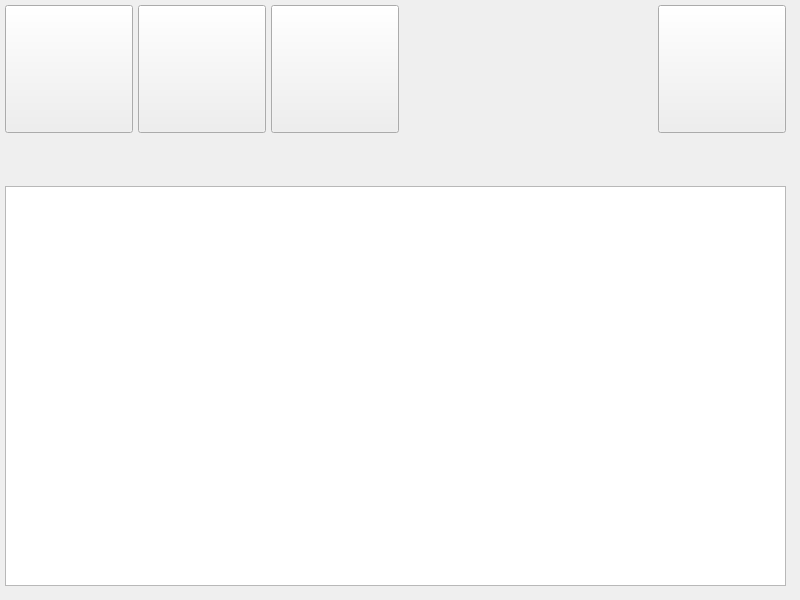
<?xml version="1.0" encoding="UTF-8"?>
<ui version="4.0">
 <class>DTSMainWindow</class>
 <widget class="QMainWindow" name="DTSMainWindow">
  <property name="geometry">
   <rect>
    <x>0</x>
    <y>0</y>
    <width>800</width>
    <height>600</height>
   </rect>
  </property>
  <property name="minimumSize">
   <size>
    <width>800</width>
    <height>600</height>
   </size>
  </property>
  <property name="maximumSize">
   <size>
    <width>800</width>
    <height>600</height>
   </size>
  </property>
  <property name="font">
   <font>
    <family>微软雅黑</family>
    <pointsize>10</pointsize>
   </font>
  </property>
  <property name="windowTitle">
   <string>DTS</string>
  </property>
  <widget class="QWidget" name="centralWidget">
   <widget class="QWidget" name="layoutWidget">
    <property name="geometry">
     <rect>
      <x>0</x>
      <y>0</y>
      <width>791</width>
      <height>591</height>
     </rect>
    </property>
    <layout class="QGridLayout" name="gridLayout">
     <property name="leftMargin">
      <number>5</number>
     </property>
     <property name="topMargin">
      <number>5</number>
     </property>
     <property name="rightMargin">
      <number>5</number>
     </property>
     <property name="bottomMargin">
      <number>5</number>
     </property>
     <property name="spacing">
      <number>5</number>
     </property>
     <item row="0" column="0">
      <widget class="QPushButton" name="m_pbSysConfig">
       <property name="minimumSize">
        <size>
         <width>128</width>
         <height>128</height>
        </size>
       </property>
       <property name="maximumSize">
        <size>
         <width>128</width>
         <height>128</height>
        </size>
       </property>
       <property name="text">
        <string/>
       </property>
       <property name="icon">
        <iconset resource="DTS.qrc">
         <normaloff>:/DTS/action_sysconfig</normaloff>:/DTS/action_sysconfig</iconset>
       </property>
       <property name="iconSize">
        <size>
         <width>128</width>
         <height>128</height>
        </size>
       </property>
      </widget>
     </item>
     <item row="0" column="1">
      <widget class="QPushButton" name="m_pbRunConfig">
       <property name="minimumSize">
        <size>
         <width>128</width>
         <height>128</height>
        </size>
       </property>
       <property name="maximumSize">
        <size>
         <width>128</width>
         <height>128</height>
        </size>
       </property>
       <property name="text">
        <string/>
       </property>
       <property name="icon">
        <iconset resource="DTS.qrc">
         <normaloff>:/DTS/action_runconfig</normaloff>:/DTS/action_runconfig</iconset>
       </property>
       <property name="iconSize">
        <size>
         <width>128</width>
         <height>128</height>
        </size>
       </property>
      </widget>
     </item>
     <item row="0" column="2">
      <widget class="QPushButton" name="m_pbSynConfig">
       <property name="minimumSize">
        <size>
         <width>128</width>
         <height>128</height>
        </size>
       </property>
       <property name="maximumSize">
        <size>
         <width>128</width>
         <height>128</height>
        </size>
       </property>
       <property name="text">
        <string/>
       </property>
       <property name="icon">
        <iconset resource="DTS.qrc">
         <normaloff>:/DTS/action_synconfig</normaloff>:/DTS/action_synconfig</iconset>
       </property>
       <property name="iconSize">
        <size>
         <width>128</width>
         <height>128</height>
        </size>
       </property>
      </widget>
     </item>
     <item row="0" column="3">
      <spacer name="horizontalSpacer">
       <property name="orientation">
        <enum>Qt::Horizontal</enum>
       </property>
       <property name="sizeHint" stdset="0">
        <size>
         <width>40</width>
         <height>20</height>
        </size>
       </property>
      </spacer>
     </item>
     <item row="0" column="4">
      <widget class="QPushButton" name="m_pbExit">
       <property name="minimumSize">
        <size>
         <width>128</width>
         <height>128</height>
        </size>
       </property>
       <property name="maximumSize">
        <size>
         <width>128</width>
         <height>128</height>
        </size>
       </property>
       <property name="text">
        <string/>
       </property>
       <property name="icon">
        <iconset resource="DTS.qrc">
         <normaloff>:/DTS/action_logout</normaloff>:/DTS/action_logout</iconset>
       </property>
       <property name="iconSize">
        <size>
         <width>128</width>
         <height>128</height>
        </size>
       </property>
      </widget>
     </item>
     <item row="1" column="1">
      <spacer name="verticalSpacer">
       <property name="orientation">
        <enum>Qt::Vertical</enum>
       </property>
       <property name="sizeHint" stdset="0">
        <size>
         <width>20</width>
         <height>40</height>
        </size>
       </property>
      </spacer>
     </item>
     <item row="2" column="0" colspan="5">
      <widget class="QPlainTextEdit" name="m_lteLog">
       <property name="enabled">
        <bool>true</bool>
       </property>
       <property name="minimumSize">
        <size>
         <width>780</width>
         <height>400</height>
        </size>
       </property>
       <property name="lineWrapMode">
        <enum>QPlainTextEdit::NoWrap</enum>
       </property>
       <property name="readOnly">
        <bool>true</bool>
       </property>
       <property name="maximumBlockCount">
        <number>2000</number>
       </property>
      </widget>
     </item>
    </layout>
   </widget>
  </widget>
  <action name="m_ActionExit">
   <property name="icon">
    <iconset resource="DTS.qrc">
     <normaloff>:/DTS/action_logout</normaloff>:/DTS/action_logout</iconset>
   </property>
   <property name="text">
    <string>退出</string>
   </property>
   <property name="toolTip">
    <string>退出</string>
   </property>
  </action>
  <action name="m_ActionSysConfig">
   <property name="icon">
    <iconset resource="DTS.qrc">
     <normaloff>:/DTS/action_sysconfig</normaloff>:/DTS/action_sysconfig</iconset>
   </property>
   <property name="text">
    <string>系统设置</string>
   </property>
  </action>
  <action name="m_ActionRunConfig">
   <property name="icon">
    <iconset resource="DTS.qrc">
     <normaloff>:/DTS/action_runconfig</normaloff>:/DTS/action_runconfig</iconset>
   </property>
   <property name="text">
    <string>运行设置</string>
   </property>
  </action>
  <action name="m_ActionSynConfig">
   <property name="icon">
    <iconset resource="DTS.qrc">
     <normaloff>:/DTS/action_synconfig</normaloff>:/DTS/action_synconfig</iconset>
   </property>
   <property name="text">
    <string>同步设置</string>
   </property>
  </action>
  <action name="m_ActionShow">
   <property name="icon">
    <iconset resource="DTS.qrc">
     <normaloff>:/DTS/main</normaloff>:/DTS/main</iconset>
   </property>
   <property name="text">
    <string>显示</string>
   </property>
   <property name="toolTip">
    <string>显示</string>
   </property>
  </action>
 </widget>
 <layoutdefault spacing="6" margin="11"/>
 <resources>
  <include location="DTS.qrc"/>
 </resources>
 <connections/>
</ui>
